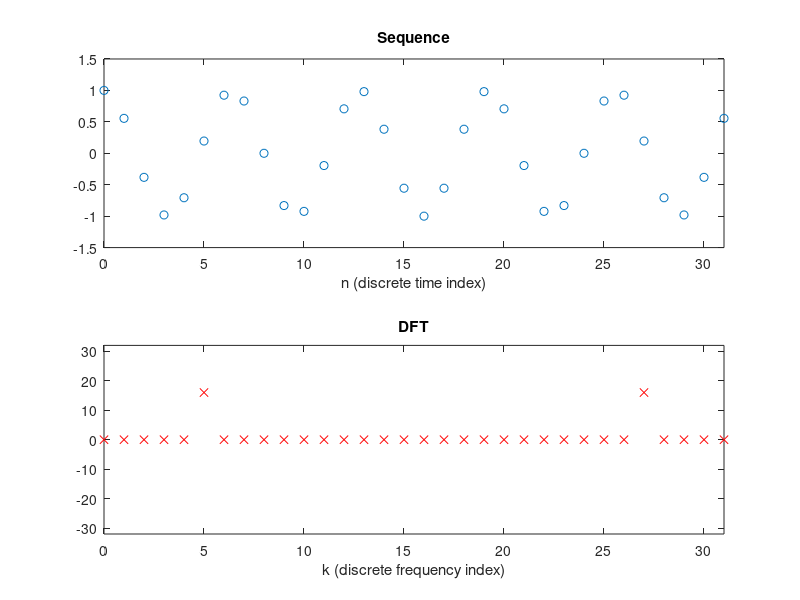

This figure's MATLAB source:
% ex3_1.m  to exhibit the computation of dft s
%
N=32;
nr=(1:N);
n=nr-1;
k=n;
L=5;
% xr=[ones(1,L),zeros(1,N-L)];
w=(2*pi/N)*5;
xr=cos(w*n);
WN=exp(-i*2*pi/N);
for krr=1:N
	Xr(krr)=0.0;
	for nrr=1:N
		Xr(krr)=Xr(krr)+xr(nrr)*WN^((krr-1)*(nrr-1));
	end
end
subplot(2,1,1)
plot(n,xr,'o')
axis([0 N-1 -1.5 1.5])
title('Sequence')
xlabel('n (discrete time index)')
subplot(2,1,2)
plot(k,abs(Xr),'xr')
axis([0 N-1 -N N])
title('DFT')
xlabel('k (discrete frequency index)')
